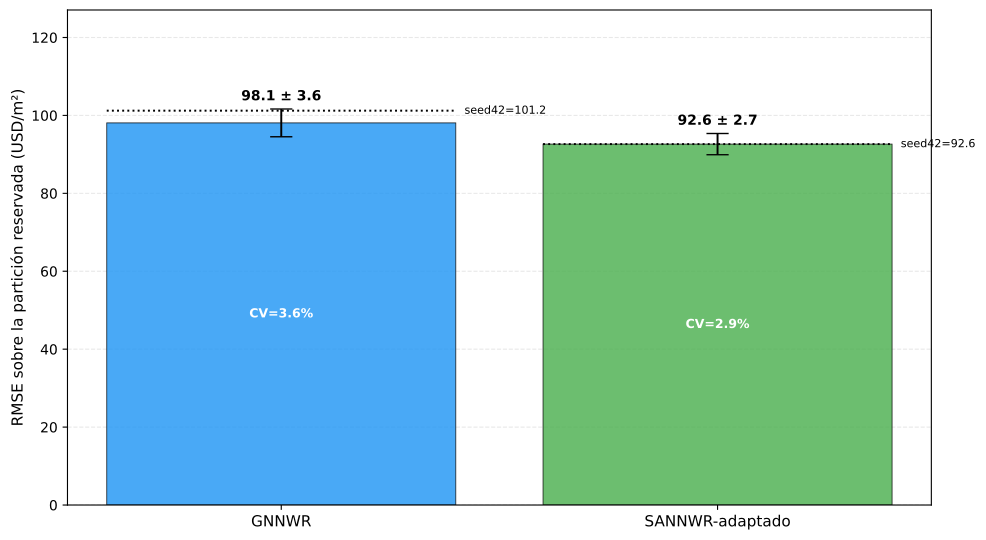

Recreate this plot in Python.
"""
fig4_replicas_stability.py
==========================
Estabilidad de los modelos focales estocásticos con réplicas (10 seeds holdout).
Lee los *_log_replicas_summary.csv de cada modelo y grafica
RMSE_mean ± std en holdout. Documenta que el resultado no depende de la
inicialización aleatoria.

Modelos focales con réplicas neuronales: GNNWR, SANNWR (Tabla 3). Random
Forest tambien tiene réplicas de 10 semillas, con variabilidad despreciable
(sección 5.3); no se grafica aquí porque su escala de σ (~0.6 USD/m²) haría
sus barras de error invisibles junto a las neuronales (σ de 3-4 USD/m²). MLP
y GSAWR son modelos de referencia/variantes, reportados solo en el Anexo G.

Fuentes:
  modelos/gnnwr/output_log/gnnwr_log_replicas_summary.csv
  modelos/sannwr/output_log_real/sannwr_real_log_replicas_summary.csv
"""
from __future__ import annotations

# --- normalizacion de etiquetas SOLO para display (no toca claves de datos .loc[]) ---
import matplotlib.text as _mtext
_ORIG_SETTEXT = _mtext.Text.set_text
def _fix_label(s):
    if isinstance(s, str):
        for a, b in ((" "+chr(0x2014)+" ", " - "), (chr(0x2014), " - "),
                     (" "+chr(0xB7)+" ", ", "), (chr(0xB7), ", "),
                     (chr(0x2013), "-"),
                     ("SANNWR-"+chr(0x3B1), "SANNWR"), ("GWR-27", "GWR"),
                     ("n=1.011", "n=1,011"), ("n=1.007", "n=1,007")):
            s = s.replace(a, b)
        import re as _re
        s = _re.sub(r" +,", ",", s)
        s = _re.sub(r" {2,}", " ", s)
    return s
def _set_text_fixed(self, s):
    return _ORIG_SETTEXT(self, _fix_label(s))
_mtext.Text.set_text = _set_text_fixed
# --- fin normalizacion ---

from pathlib import Path

import matplotlib
matplotlib.use("Agg")
import matplotlib.pyplot as plt
import pandas as pd

import os
# ROOT apunta al repositorio oficial (de solo lectura: aqui solo se copian los
# CSV ya calculados, nunca se escribe nada de vuelta en el repositorio original).
ROOT = Path(os.environ.get("TESIS_REPO", Path(__file__).parent.parent.parent.parent.parent / "proyecto" / "replicacion"))
OUT  = Path(__file__).parent

# Correccion observacion 1.1: la adaptacion (pesos fijos 0,5/0,5) se rotula
# SANNWR-adaptado en toda tabla, figura y conclusion, para no sugerir que se
# valido la arquitectura publicada por Ni et al. (2022).
SOURCES = [
    ("GNNWR",  ROOT/"modelos"/"gnnwr"/"output_log"/"gnnwr_log_replicas_summary.csv", "#2196F3"),
    ("SANNWR-adaptado", ROOT/"modelos"/"sannwr"/"output_log_real"/"sannwr_real_log_replicas_summary.csv","#4CAF50"),
]

DETAIL_PATHS = {
    "GNNWR":  ROOT/"modelos"/"gnnwr"/"output_log"/"gnnwr_log_replicas.csv",
    "SANNWR-adaptado": ROOT/"modelos"/"sannwr"/"output_log_real"/"sannwr_real_log_replicas.csv",
}

def seed42_rmse(name: str) -> float | None:
    path = DETAIL_PATHS.get(name)
    if path and path.exists():
        df = pd.read_csv(path)
        row = df[df["seed"] == 42]
        if not row.empty:
            return float(row["RMSE"].iloc[0])
    return None

def main():
    rows = []
    for name, path, color in SOURCES:
        if not path.exists():
            print(f"[--] {name}: {path.name} NO encontrado"); continue
        df = pd.read_csv(path)
        rows.append({
            "modelo": name,
            "RMSE_mean": float(df["RMSE_mean"].iloc[0]),
            "RMSE_std":  float(df["RMSE_std"].iloc[0]),
            "R2_mean":   float(df["R2_mean"].iloc[0]),
            "color": color,
            "ref": seed42_rmse(name),
        })
    if not rows:
        print("Sin datos de réplicas."); return

    fig, ax = plt.subplots(figsize=(10, 5.5))
    x = range(len(rows))
    means = [r["RMSE_mean"] for r in rows]
    stds  = [r["RMSE_std"]  for r in rows]
    colors = [r["color"] for r in rows]

    bars = ax.bar(x, means, yerr=stds, capsize=8, color=colors, alpha=0.82,
                  edgecolor="black", lw=0.6, error_kw={"elinewidth": 1.4})

    for i, r in enumerate(rows):
        ax.text(i, r["RMSE_mean"] + r["RMSE_std"] + 1.5,
                f"{r['RMSE_mean']:.1f} ± {r['RMSE_std']:.1f}",
                ha="center", va="bottom", fontsize=10, fontweight="bold")
        cv = 100 * r["RMSE_std"] / r["RMSE_mean"]
        ax.text(i, r["RMSE_mean"]/2, f"CV={cv:.1f}%",
                ha="center", va="center", fontsize=9, color="white", fontweight="bold")
        if r["ref"] is not None:
            ax.hlines(r["ref"], i-0.4, i+0.4, color="black", ls=":", lw=1.4)
            ax.text(i+0.42, r["ref"], f"seed42={r['ref']:.1f}",
                    ha="left", va="center", fontsize=8, color="black")

    ax.set_xticks(list(x))
    ax.set_xticklabels([r["modelo"] for r in rows], fontsize=11)
    ax.set_ylabel("RMSE sobre la partición reservada (USD/m²)", fontsize=11)
    # Sin titulo interno: enumeraba las diez semillas y usaba jerga que el pie
    # de figura del documento ya cubre en castellano.
    ax.grid(axis="y", alpha=0.3, ls="--"); ax.set_axisbelow(True)
    ax.set_ylim(0, max(m+s for m, s in zip(means, stds)) * 1.25)

    plt.tight_layout()
    for ext in ("png", "pdf"):
        fig.savefig(OUT / f"fig4_replicas_stability.{ext}", dpi=180, bbox_inches="tight")
    plt.close(fig)
    print(f"[OK] fig4_replicas_stability.png/pdf")
    for r in rows:
        console_name = r["modelo"].replace("α", "alpha")
        print(f"  {console_name:8s} RMSE={r['RMSE_mean']:.2f} +/- {r['RMSE_std']:.2f}  (CV={100*r['RMSE_std']/r['RMSE_mean']:.1f}%)")

if __name__ == "__main__":
    main()
